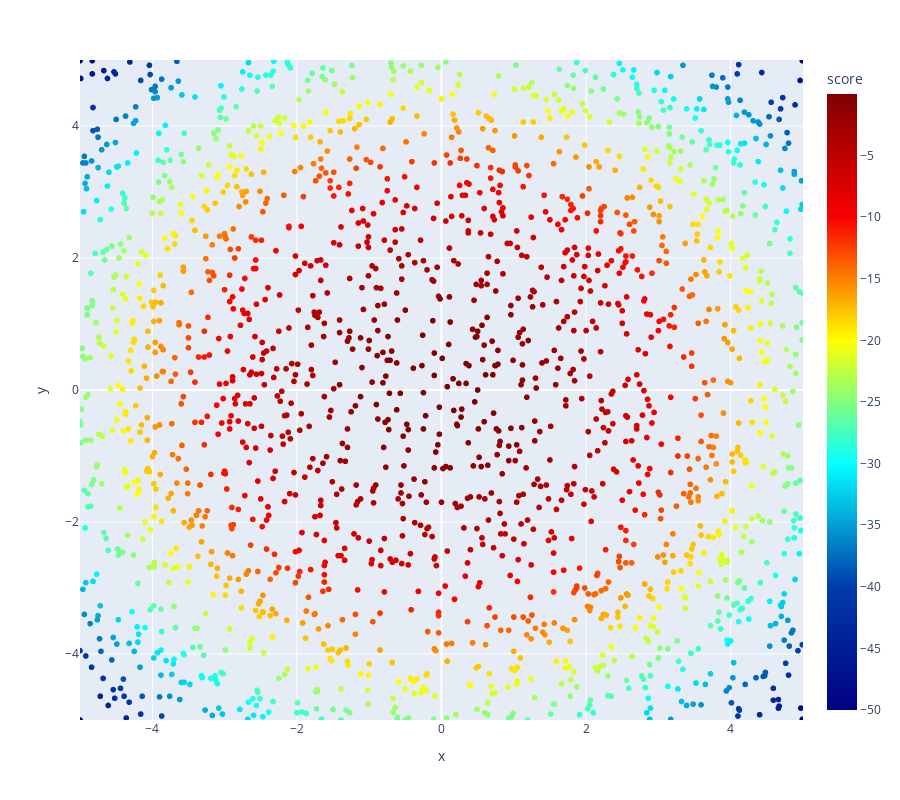

Notebook cell for this chart:
### Code cell
fig = px.scatter(search_data_convex_0, x="x", y="y", color="score", color_continuous_scale=color_scale)
fig.update_layout(width=900, height=800, xaxis_range=[-5, 5], yaxis_range=[-5, 5])
fig.show()

### Figure 1 — Plotly figure (JSON) as saved in the notebook; plotly's stock layout.template omitted (floating-point values rounded to 4 significant figures; data arrays with more than 128 entries replaced by an {"elided": "..."} marker saying what was removed)
{"data": [{"hovertemplate": "x=%{x}<br>y=%{y}<br>score=%{marker.color}<extra></extra>", "legendgroup": "", "marker": {"color": {"elided": "2000 float values"}, "coloraxis": "coloraxis", "symbol": "circle"}, "mode": "markers", "name": "", "showlegend": false, "type": "scattergl", "x": {"elided": "2000 float values"}, "xaxis": "x", "y": {"elided": "2000 float values"}, "yaxis": "y"}], "layout": {"coloraxis": {"colorbar": {"title": {"text": "score"}}, "colorscale": [[0, "rgb(0,0,131)"], [0.2, "rgb(0,60,170)"], [0.4, "rgb(5,255,255)"], [0.6, "rgb(255,255,0)"], [0.8, "rgb(250,0,0)"], [1, "rgb(128,0,0)"]]}, "height": 800, "legend": {"tracegroupgap": 0}, "margin": {"t": 60}, "width": 900, "xaxis": {"anchor": "y", "domain": [0, 1], "range": [-5, 5], "title": {"text": "x"}}, "yaxis": {"anchor": "x", "domain": [0, 1], "range": [-5, 5], "title": {"text": "y"}}}}
